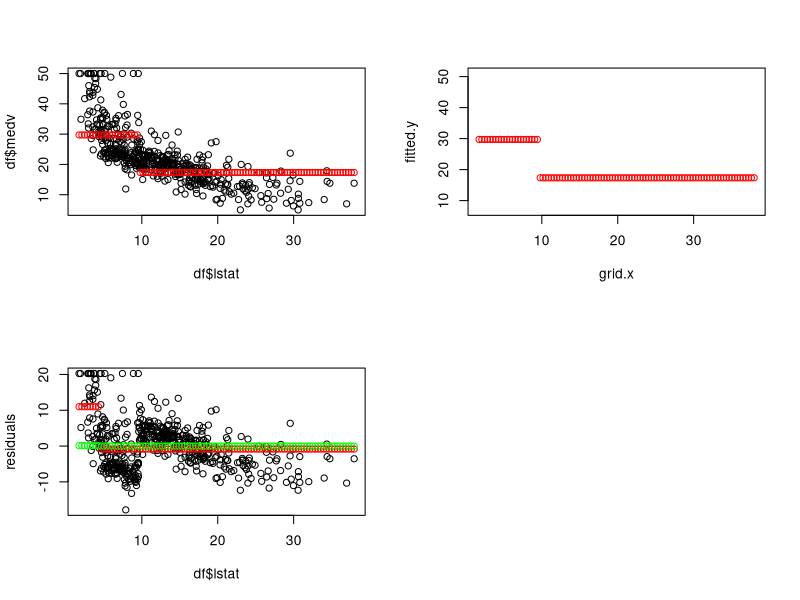
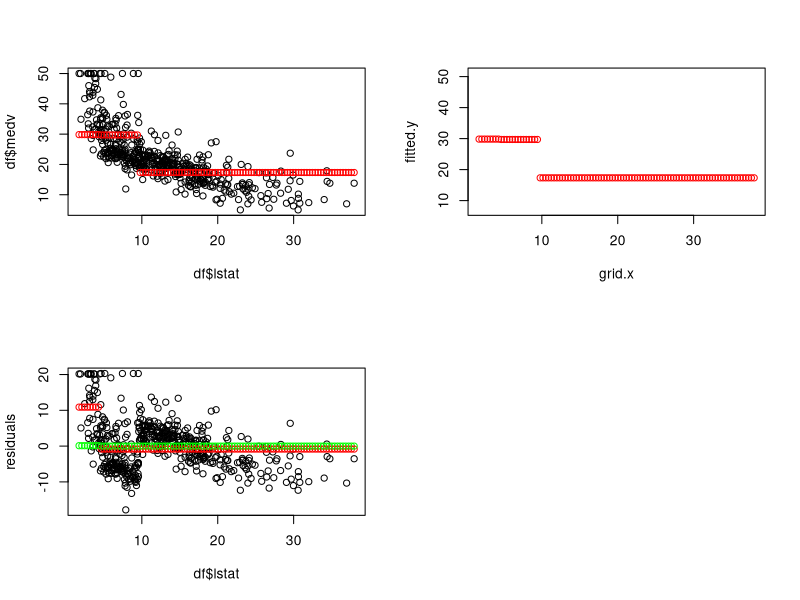
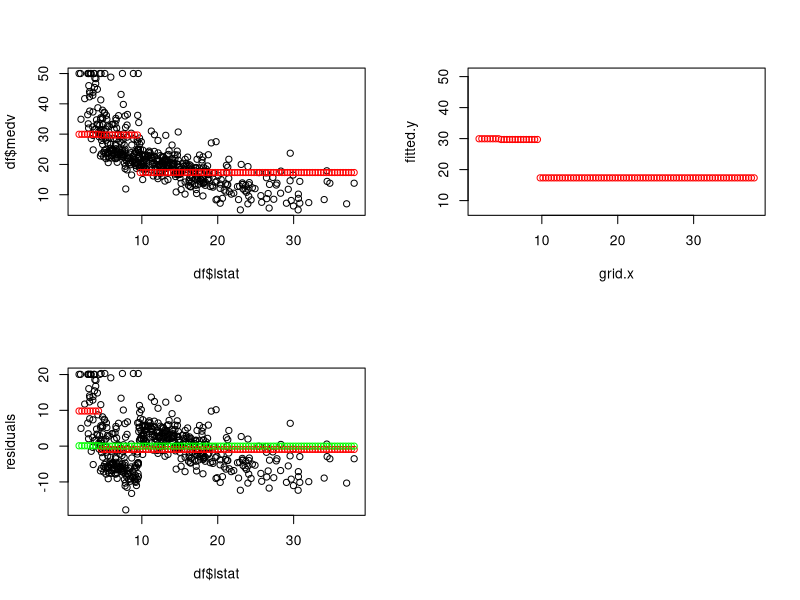
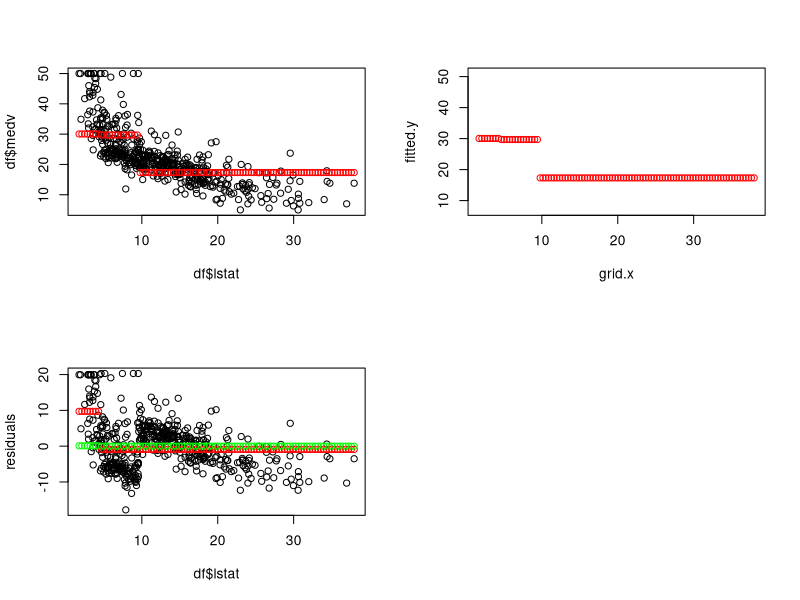
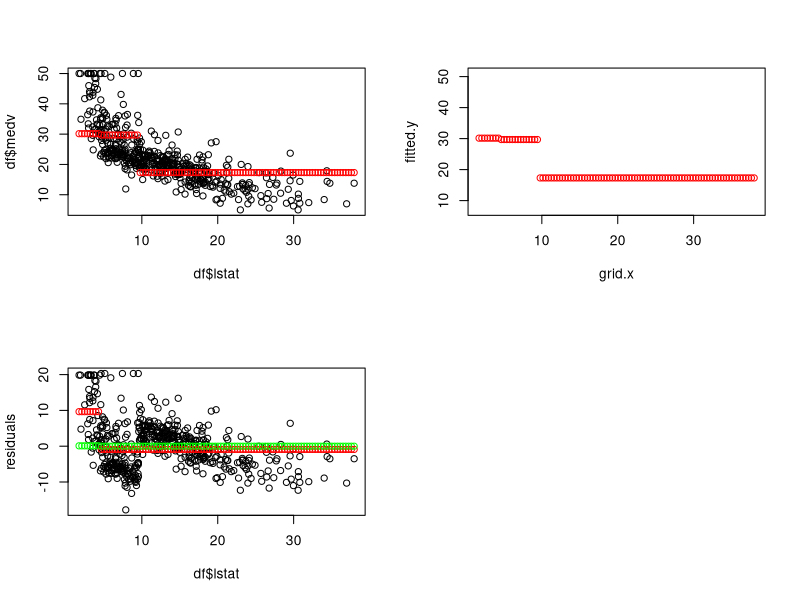
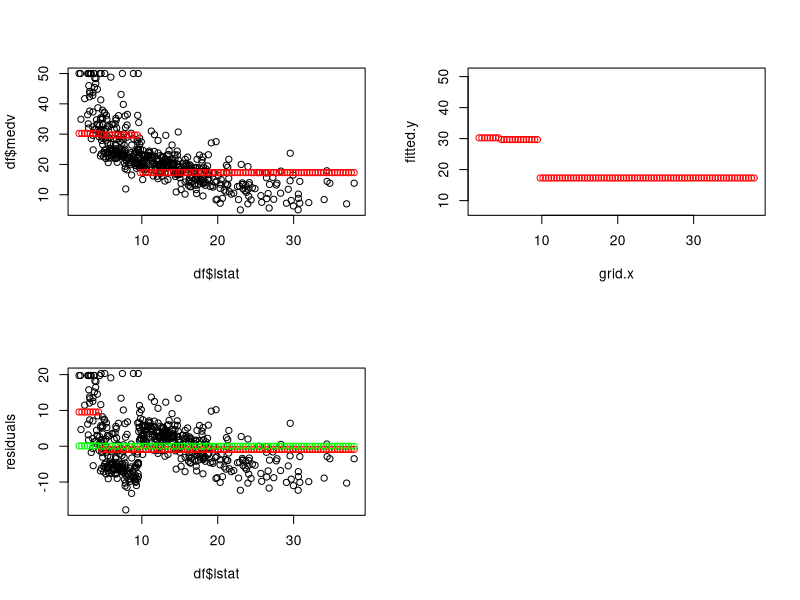
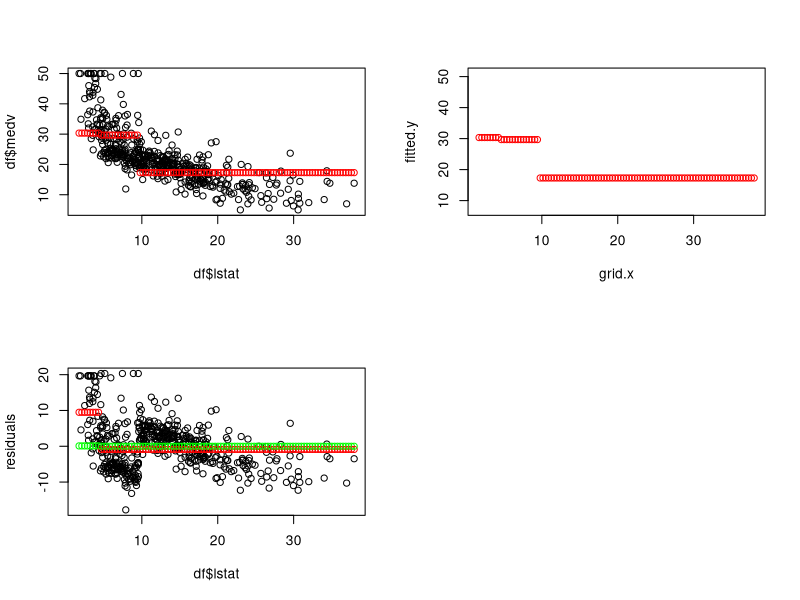
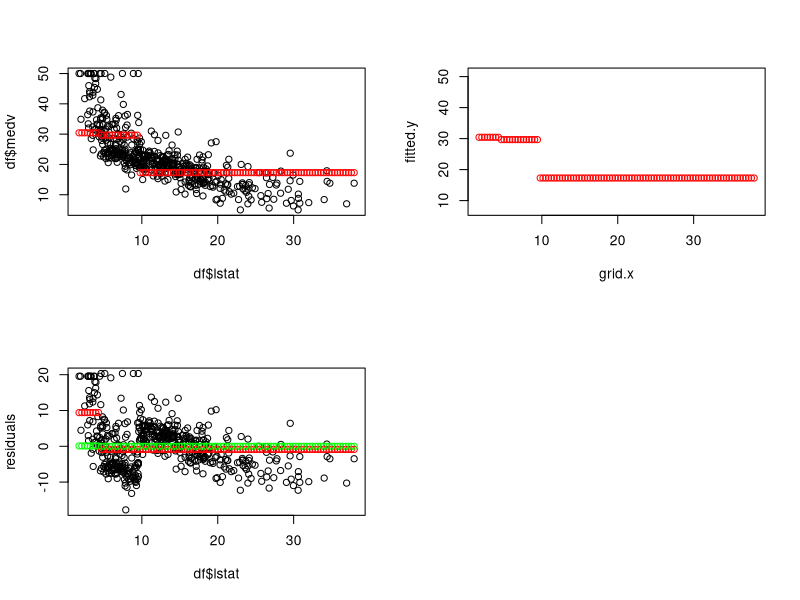

Recreate these plots in R, in order.

library(MASS)
library(rpart)

df = Boston

myPredict = function(x, y, new.x) {
  y[which.min(sapply(x, function(z) sqrt(sum((z - new.x) ^ 2))))]
}

n = length(df$lstat)

MAX_DEPTH = 1
NUM_GRID = 100  # number of points on which we evaluate the fit
MAX_B = 100
lambda = 0.01

residuals = rep(0, n)
range.x = range(df$lstat)
grid.x = seq(range.x[1], range.x[2], length.out = NUM_GRID)
fitted.y = rep(0, NUM_GRID)

predictor = list()
par( mfrow = c( 2, 2 ) )

tmp.tr = rpart(medv~lstat, df, control=rpart.control(maxdepth = MAX_DEPTH))
for (i in 1:NUM_GRID) {
  py = predict(tmp.tr, data.frame(lstat=grid.x[i]))
  fitted.y[i] = fitted.y[i] + py
}

for (i in 1:n) {
  residuals[i] = df$medv[i] - myPredict(grid.x, fitted.y, df$lstat[i])
}

for (B in seq(1, MAX_B-1)) {
  if (B %% 5 == 0) print(paste("Iteration ==> ", B, sep=""))
  # plot points and current fit  
  plot(df$lstat, df$medv)
  points(grid.x, fitted.y, cex=1, col="red", ylim=c(7,51))

  # plot the current fit 
  plot(grid.x, fitted.y, cex=1, col="red", ylim=c(7,51))
  
  # plot residuals
  plot(df$lstat, residuals, col="black")
  
  # fit residuals
  tmp.tr = rpart(res~lstat, data.frame(res=residuals, lstat=df$lstat), control=rpart.control(maxdepth = MAX_DEPTH))
  # plot fit and crushed fit
  for (cx in grid.x) {
    py = predict(tmp.tr, data.frame(lstat=cx))
    points(cx, py, col="red")
    points(cx, lambda * py, col="green")
  }
  
  # update fit
  for (i in 1:NUM_GRID) {
    py = predict(tmp.tr, data.frame(lstat=grid.x[i]))
    fitted.y[i] = fitted.y[i] + lambda * py
  }
  
  # update residuals
  for (i in 1:n) {
    residuals[i] = df$medv[i] - myPredict(grid.x, fitted.y, df$lstat[i])
  }
  
  # skip plot
  plot.new()
  
  
}
